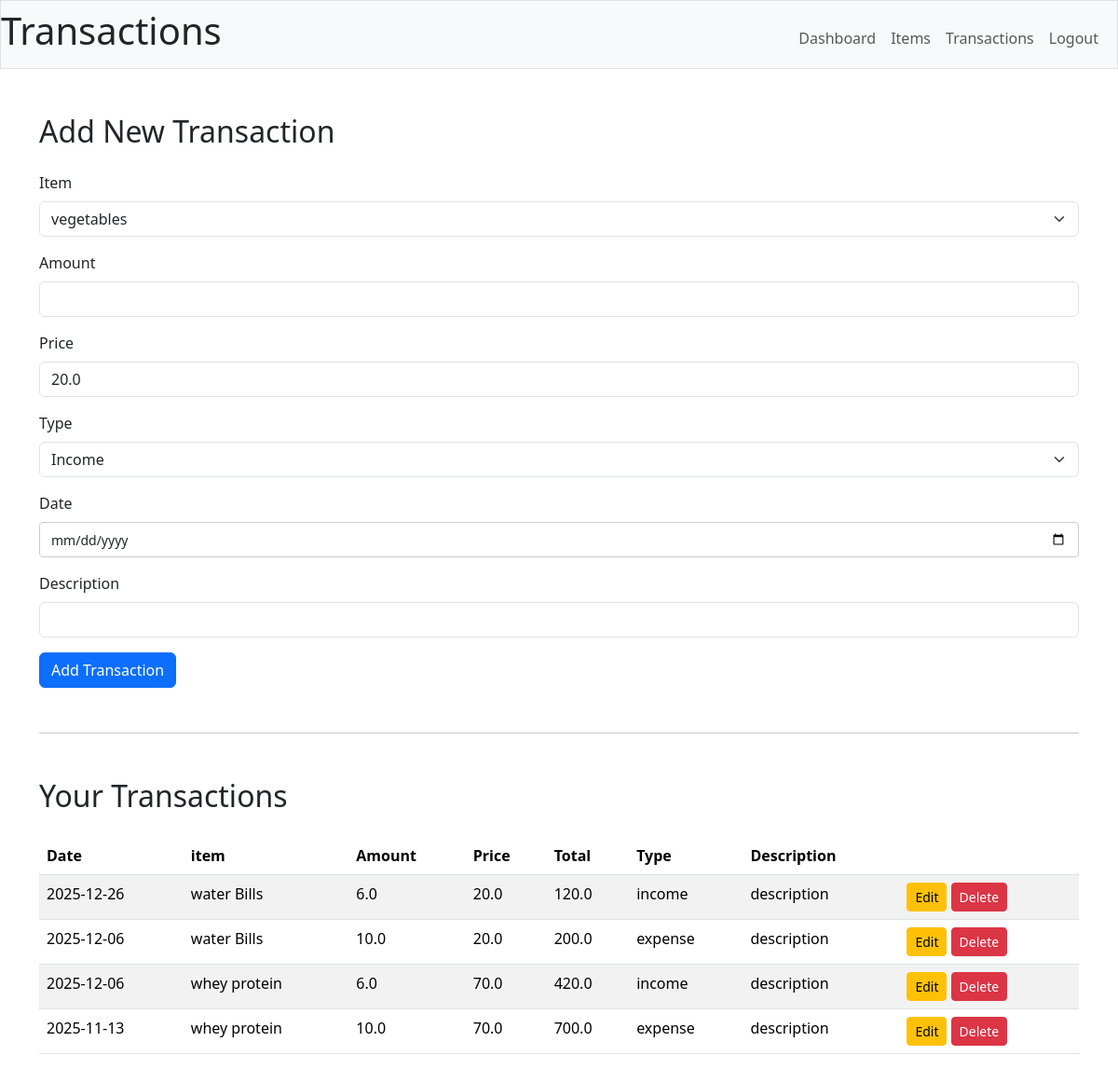
The app's page /transactions (signed in) with its own data.
### main/models.py (models this page shows)
class Transactions(db.Model):
    __tablename__ = "transactions"
    id = db.Column(db.Integer, primary_key=True)
    user_id = db.Column(db.Integer, ForeignKey("users.id"))
    item_id = db.Column(db.Integer, ForeignKey("items.id"))
    amount = db.Column(db.Float)
    total = db.Column(db.Float)
    description = db.Column(db.Text)
    date = db.Column(db.Date)
    transaction_type = db.Column(db.Text)
    user = db.relationship("Users", back_populates="users")
    item = db.relationship("Items", back_populates="transactions")
    __table_args__ = (
        CheckConstraint(
            "transaction_type IN ('income', 'expense')", name="check_type_valid"
        ),
    )

class Items(db.Model):
    __tablename__ = "items"
    id = db.Column(db.Integer, primary_key=True)
    name = db.Column(db.Text, nullable=False)
    price = db.Column(db.Float)
    user_id = db.Column(db.Integer, ForeignKey("users.id"))
    transactions = db.relationship("Transactions", back_populates="item")

### main/routes.py (the view)
@main.route("/transactions", methods=["GET", "POST"])
@jwt_required()
def transaction_details():
    if request.method == "POST":
        return add_transaction()
    else:
        return get_transaction()

### main/transactions.py (called while the page is built)
def get_transaction():
    user_id = int(get_jwt_identity())
    items = (
        db.session.query(Items).filter_by(user_id=user_id).order_by(Items.name).all()
    )
    transactions = (
        Transactions.query.filter_by(user_id=user_id)
        .order_by(Transactions.date.desc())
        .all()
    )
    return render_template("transaction.html", items=items, transactions=transactions)

### main/templates/transaction.html (shortened to what this page needs)
{%extends "index.html"%} {%block title%} Transactions {%endblock%} {%block
header%} Transactions {%endblock%} {%block body%}
<div class="container mt-5">
  <h2 class="mb-4">Add New Transaction</h2>
  <form method="POST" action="/transactions">
    <div class="mb-3">
      <label for="item_id" class="form-label">Item</label>
      <select class="form-select" name="item_id" id="item_id" required>
        {% for item in items %}
        <option value="{{ item.id }}" data-price="{{ item.price}}">
          {{ item.name }}
        </option>
        {% endfor %}
      </select>
    </div>
    <div class="mb-3">
      <label for="amount" class="form-label">Amount</label>
      <input
        type="number"
        step="0.01"
        class="form-control"
        id="amount"
        name="amount"
        required
      />
    </div>
    <div class="mb-3">
      <label for="price" class="form-label">Price</label>
      <input
        type="number"
        step="0.01"
        class="form-control readonly-input"
        id="price"
        name="price"
        readonly
      />
    </div>
    <div class="mb-3">
      <label for="transaction_type" class="form-label">Type</label>
      <select
        class="form-select"
        name="transaction_type"
        id="transaction_type"
        required
      >
        <option value="income">Income</option>
      </select>
    </div>
    <div class="mb-3">
      <label for="date" class="form-label">Date</label>
      <input type="date" class="form-control" id="date" name="date" required />
    </div>
    <div class="mb-3">
      <label for="description" class="form-label">Description</label>
      <input
        type="text"
        class="form-control"
        id="description"
        name="description"
      />
    </div>
    <button type="submit" class="btn btn-primary">Add Transaction</button>
  </form>
  <hr class="my-5" />
  <h2 class="mb-4">Your Transactions</h2>
  <table class="table table-striped">
    <thead>
      <tr>
        <th>Date</th>
        <th>item</th>
        <th>Amount</th>
        <th>Price</th>
        <th>Total</th>
        <th>Type</th>
        <th>Description</th>
        <th></th>
      </tr>
    </thead>
    <tbody>
      {% for t in transactions %}
      <tr>
        <td>{{ t.date }}</td>
        <td>{{ t.item.name }}</td>
        <td>{{ t.amount }}</td>
        <td>{{ t.item.price }}</td>
        <td>{{ t.total }}</td>
        <td>{{ t.transaction_type }}</td>
        <td>{{ t.description }}</td>
        <td>
          <a
            href="{{ url_for('main.transaction_edit', id=t.id)}}"
            class="btn btn-sm btn-warning"
          >
            Edit
          </a>
          <form
            method="post"
            action="{{ url_for('main.transaction_edit', id=t.id) }}"
            style="display: inline"
          >
            <button
              type="submit"
              class="btn btn-sm btn-danger"
              onclick="return confirm('Are you sure? This transaction will be deleted!');"
            >
              Delete
            </button>
          </form>
        </td>
      </tr>
      {% endfor %}
    </tbody>
  </table>
</div>
{%endblock%}

### main/static/css/dashboard.css (style rules this page uses)
input[type="date"], select { height: 38px; padding: 6px 12px; font-size: 14px; border: 1px solid #ccc; border-radius: 4px; }

### records on screen
Transactions: date "2025-12-26", item.name "water Bills", amount "6.0", item.price "20.0", total "120.0", transaction_type "income", description "description"
Transactions: date "2025-12-06", item.name "water Bills", amount "10.0", item.price "20.0", total "200.0", transaction_type "expense", description "description"
Transactions: date "2025-12-06", item.name "whey protein", amount "6.0", item.price "70.0", total "420.0", transaction_type "income", description "description"
Transactions: date "2025-11-13", item.name "whey protein", amount "10.0", item.price "70.0", total "700.0", transaction_type "expense", description "description"

### other values on screen
form field item_id "vegetables"
